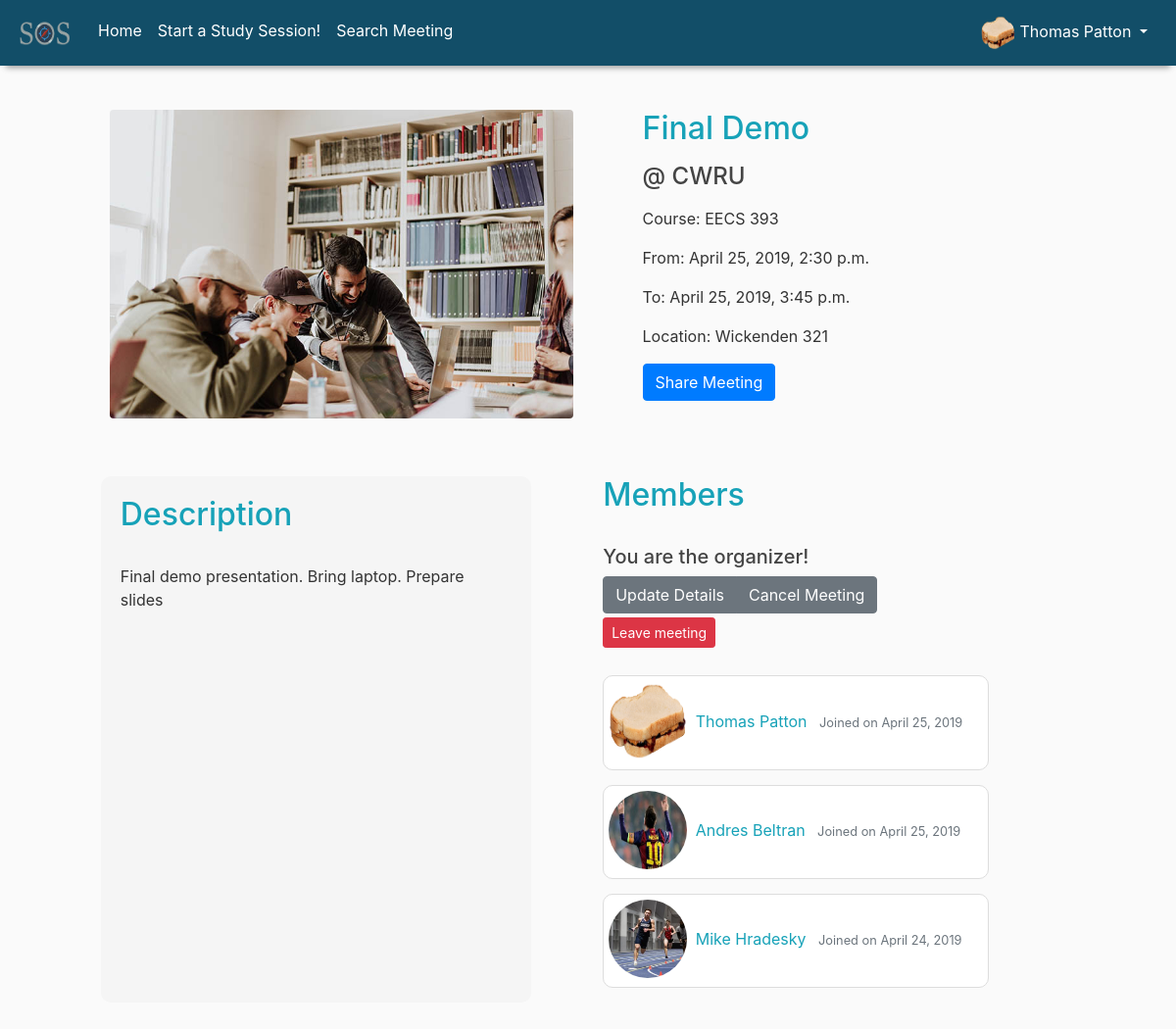
The page /meeting/7/ (signed in) on the database its author committed.
### USERS/models.py (models this page shows, shortened)
class Profile(models.Model):
    user = models.OneToOneField(User, on_delete=models.CASCADE)
    image = models.ImageField(default='default.jpg', upload_to='profile_pics')
    university = models.CharField(max_length=50, default="No University")
    major = models.CharField(max_length=20, default="Undecided")

### MEETINGS/models.py (models this page shows, shortened)
class Meeting(models.Model):
    title = models.CharField(max_length=100)
    university = models.CharField(max_length=100)
    course = models.CharField(max_length=100)
    date_start = models.DateTimeField()
    date_end = models.DateTimeField()
    location = models.CharField(max_length=100)
    description = models.TextField()
    members = models.ManyToManyField(User, through='Membership', related_name='user_meetings', default=None)

class Membership(models.Model):
    person = models.ForeignKey(User, on_delete=models.CASCADE)
    group = models.ForeignKey(Meeting, on_delete=models.CASCADE)
    date_joined = models.DateField()
    is_organizer = models.BooleanField(default=False)

### MEETINGS/views.py (the view, shortened to what this page needs)
# urls.py: path('meeting/<int:pk>/', MeetingDetailView.as_view(), name='meeting-detail'),
class MeetingDetailView(LoginRequiredMixin, FormMixin, DetailView):
    model = Meeting
    template_name = 'MEETINGS/meeting_detail.html'
    form_class = forms.Form
    def get_context_data(self, **kwargs):
        context = super().get_context_data(**kwargs)
        is_member = False
        is_organizer = False
        try:
            self.object.members.get(username=self.request.user.username)
            is_member = True
            membership = Membership.objects.get(group=self.get_object(), person=self.request.user)
            is_organizer = membership.is_organizer
        except ObjectDoesNotExist:
            print("Member not in meeting")
        share_form = ShareForm()
        context['form'] = share_form
        context['is_member'] = is_member
        context['is_organizer'] = is_organizer
        context['memberships'] = Membership.objects.filter(group=self.get_object())
        return context

### MEETINGS/forms/share_form.py
class ShareForm(forms.Form):
    emails = CommaSeparatedEmailField(
     widget=forms.Textarea(attrs={'placeholder': 'E-mail address(es)'}),
     label=_(u'')
    )

### MEETINGS/templates/MEETINGS/meeting_detail.html (shortened to what this page needs)
{% extends "MEETINGS/boot_base.html" %}
{% load static %}
{% block content %}
	<div class="row">
		<div class="col-md-6">
            <img class="m_img rounded" src="{% static 'MEETINGS/meeting_default.jpg' %}"/>
		</div>
		<div class="info col-md-6">
            <h2 class="text-info">{{ object.title }}</h2>
            <p><h4>@ {{ object.university }}</h4></p>
            <p>Course: {{ object.course }}</p>
            <p>From: {{ object.date_start | date:"F d, Y, P" }}</p>
            <p>To: {{ object.date_end }}</p>
            <p>Location: {{ object.location }}</p>
            <button type="button" class="btn btn-primary" data-toggle="modal" data-target="#shareModal"
                    data-whatever="@mdo">Share Meeting</button>
        </div>
	</div>
    <div class="description row">
		<div class="about col-md-5">
            <h2 class="text-info">Description</h2>
            <br class="p_med">{{ object.description }}</br>
		</div>
		<div class="members_div col-md-7">
            <h2 class="text-info">Members</h2>
            {% if is_organizer == True %}
            <br class="p_med"><h5>You are the organizer!</h5>
            <div class="btn-group" role="group">
				<a class="btn btn-secondary" href="{% url 'meeting-update' object.id %}" type="button">Update Details</a>
                <a class="btn btn-secondary" href="{% url 'meeting-delete' object.id %}" type="button">Cancel Meeting</a>
            </div>
            <form name="leave_form" class="leave_ajax" method="POST">
                <input class="btn btn-danger btn-sm mt-1 mb-1" type="Submit" value="Leave meeting"/>
            </form>
            {% elif is_member == False %}
            <form method="POST">
                {% csrf_token %}
                <input class="btn btn-primary" type="Submit" value="Join Meeting" name="join_meeting"/>
            </form>
            {% else %}
            <h5>You are a member!</h5>
            <form method="POST">
                {% csrf_token %}
                <input name="leave_meeting_mem" class="btn btn-danger btn-sm mt-1 mb-1" type="Submit" value="Leave Meeting"/>
            </form>
            {% endif %}
            <br class="p_med">
            {% for memb in memberships %}
            <div class="member_profile col-md-9">
                <img class="rounded-circle prof-img" src={{ memb.person.profile.image.url }}>
                <a class="mr-2" href="{% url 'profile' memb.person.id %}">{{ memb.person.first_name }} {{ memb.person.last_name }}</a>
                <small class="text-muted">Joined on {{ memb.date_joined | date:"F d, Y"  }}</small>
            </div>
            {% endfor %}
        </div>
	</div>
{% endblock content %}

### USERS/templates/USERS/navbar.html (shortened to what this page needs)
{% load static %}
<nav class="navbar navbar-expand-lg fixed-top navbar-dark" style="background-color: #124e68;">
    <div class="collapse navbar-collapse" id="navbarDefault">
            <ul class="navbar-nav mr-auto">
                <a class="navbar-brand" href="{% url 'meetings-list' %}">
                    <img src="{% static 'USERS/SOS.PNG' %}" width="60" height="35">
                </a>
                <li class="nav-item active">
                    <a class="nav-link" href="{% url 'meetings-list' %}">Home <span class="sr-only">(current)</span></a>
                </li>
                <li class="nav-item active">
                    <a class="nav-link" href="{% url 'meeting-create' %}">Start a Study Session!</a>
                </li>
                <li class="nav-item active">
                    <a class="nav-link" href="{% url 'meeting-search' %}">Search Meeting</a>
                </li>
            </ul>
            <ul class="navbar-nav ml-auto nav-flex-icons">
                <li class="nav-item active dropdown">
                    <a class="nav-link dropdown-toggle" href="#" id="dropdown01" data-toggle="dropdown"
                       aria-haspopup="true" aria-expanded="false">
                        <i><img class="rounded-circle prof-img-navbar" src="{{ user.profile.image.url }}"></i>
                        {{ user.first_name }} {{ user.last_name }}
                    </a>
                </li>
            </ul>
        </div>
    </nav>

### MEETINGS/static/MEETINGS/main.css (style rules this page uses)
body { background: #fafafa; color: #333333; margin-top: 7rem; }
.row { margin-left: 2.5%; margin-right: 2.5%; }
.description { padding-top:5%; padding-bottom:5%; padding-left:5%; }
.members_div { padding-left: 7%; }
.about { background-color: whitesmoke; border-radius: 10px; padding: 20px; }
.member_profile { background: #ffffff; border: 1px solid #dddddd; border-radius: 10px; margin-bottom: 15px; padding-top:1%; padding-bottom:1%; padding-left:1%; }
.prof-img { height: 80px; width: 80px; margin-right: 1%; margin-bottom: 1%; }
.navbar { -webkit-box-shadow: 0 8px 6px -6px #999; -moz-box-shadow: 0 8px 6px -6px #999; box-shadow: 0 8px 6px -6px #999; }
.prof-img-navbar { height: 35px; width: 35px; }
.m_img { display: block; margin-left: 10%; width: 90%; }
.info { padding-left: 5%; }
h1, h2, h3, h4, h5, h6 { color: #444444; }
ul { margin: 0; }

### CALENDAR/static/CALENDAR/styles.css (style rules this page uses)
ul { height: 100%; padding: 0px 5px 0px 20px; }
a { color: #17a2b8; }

### rows shown on the page
Meeting: title "Final Demo", university "CWRU", course "EECS 393", date_start "April 25, 2019, 2:30 p.m.", date_end "April 25, 2019, 3:45 p.m.", location "Wickenden 321", description "Final demo presentation. Bring laptop. Prepare slides"
Membership: person.profile.image (picture), person.first_name "Thomas", person.last_name "Patton", date_joined "April 25, 2019"
Membership: person.profile.image (picture), person.first_name "Andres", person.last_name "Beltran", date_joined "April 25, 2019"
Membership: person.profile.image (picture), person.first_name "Mike", person.last_name "Hradesky", date_joined "April 24, 2019"

### other values the page prints
{{ user.first_name }} "Thomas"
{{ user.last_name }} "Patton"
